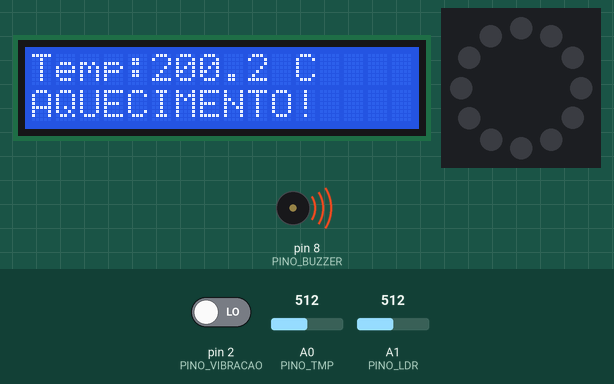
This sketch was run on a simulated Arduino Uno, built with avr-gcc and run on an emulated ATmega328P. On the bench: 16×2 character LCD, 12 RGB LEDs in a ring, first at the top, clockwise, buzzer (waves = sounding). Inputs (shaded band) come from the test bench; at power-on: A0 (PINO_TMP) = 512, pin 2 (PINO_VIBRACAO) LOW, A1 (PINO_LDR) = 512.

Above: at 2.7 s.
2.8 s: A0 (PINO_TMP) set to 276
At 3.4 s:
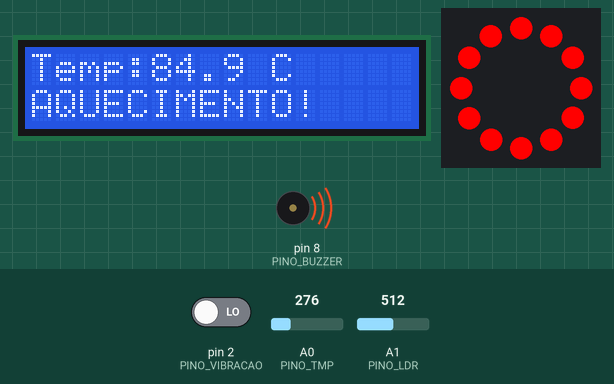
5.0 s: A0 (PINO_TMP) set to 250
At 6.0 s:
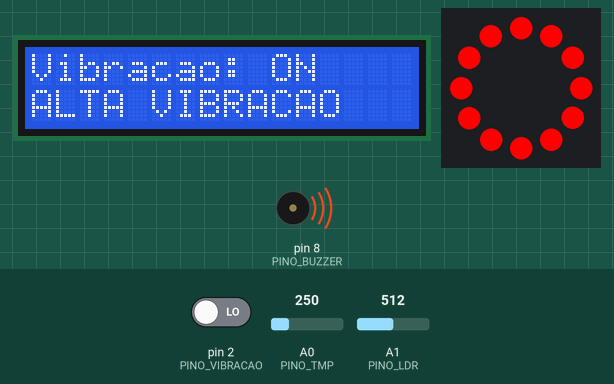
8.0 s: pin 2 (PINO_VIBRACAO) driven HIGH
At 8.8 s:
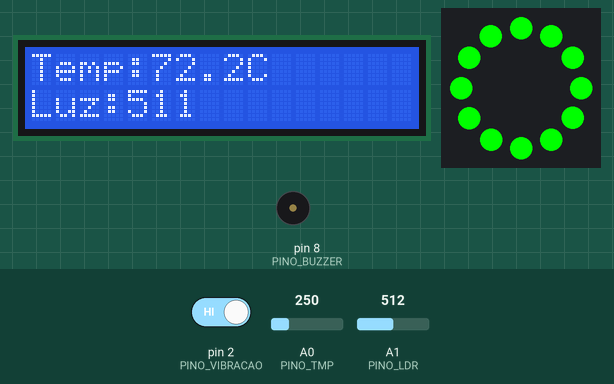
11.0 s: A0 (PINO_TMP) set to 128
At 13.7 s:
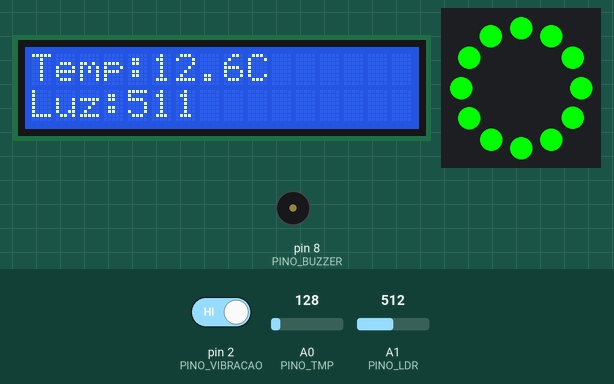
14.0 s: A0 (PINO_TMP) set to 117
At 15.7 s:
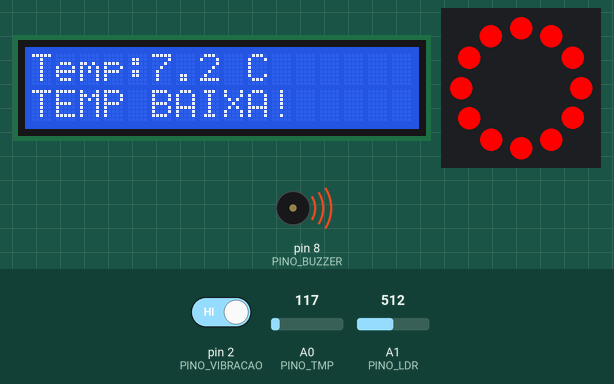
Timing chart, 0 to 17.2 s (numbered marks = the images above; inputs shaded):
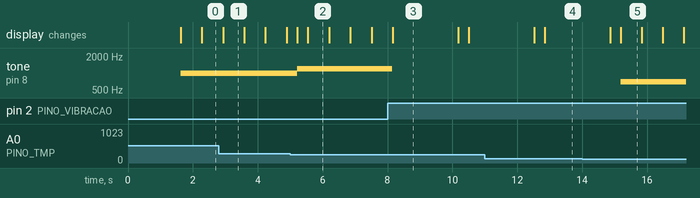

The sketch:

gs_spaceguard_arduino.ino
```cpp
/*
 * GS - SpaceGuard (Arduino)
 * Monitora uma cápsula espacial simulada:
 *   - Sensor de temperatura (TMP36) e de luz (LDR)
 *   - Sensor de vibração
 *   - Alertas: LCD, anel de LEDs NeoPixel (verde = ok, vermelho piscando = alerta) e buzzer
 * Para abrir no Arduino IDE, a pasta e o arquivo .ino precisam ter o mesmo nome.
 */
#include <Wire.h>
#include <Adafruit_LiquidCrystal.h>
#include <Adafruit_NeoPixel.h>

Adafruit_LiquidCrystal lcd(2);

// Mapeamento dos sensores e atuadores conectados ao Arduino.
const int PINO_TMP = A0;
const int PINO_LDR = A1;
const int PINO_VIBRACAO = 2;
const int PINO_NEOPIXEL = 6;
const int PINO_BUZZER = 8;
const int TOTAL_PIXELS = 12;

Adafruit_NeoPixel ring(TOTAL_PIXELS, PINO_NEOPIXEL, NEO_GRB + NEO_KHZ800);

// Controla a animacao de alerta do anel RGB.
bool estadoPisca = false;
unsigned long ultimoTempoPisca = 0;

// Mantem o anel em verde quando o sistema esta operando normalmente.
void anelVerde() {
  for (int i = 0; i < TOTAL_PIXELS; i++) {
    ring.setPixelColor(i, ring.Color(0, 255, 0));
  }
  ring.show();
}

// Faz o anel alternar entre vermelho e apagado durante um alerta.
void anelVermelhoPiscando() {
  unsigned long agora = millis();

  if (agora - ultimoTempoPisca >= 500) {
    ultimoTempoPisca = agora;
    estadoPisca = !estadoPisca;

    for (int i = 0; i < TOTAL_PIXELS; i++) {
      if (estadoPisca) {
        ring.setPixelColor(i, ring.Color(255, 0, 0));
      } else {
        ring.setPixelColor(i, ring.Color(0, 0, 0));
      }
    }

    ring.show();
  }
}

void setup() {
  // Configura os pinos de entrada e saida do circuito.
  pinMode(PINO_VIBRACAO, INPUT);
  pinMode(PINO_BUZZER, OUTPUT);

  // Inicializa o display LCD e o anel NeoPixel.
  lcd.begin(16, 2);
  lcd.setBacklight(HIGH);

  ring.begin();
  ring.show();
  anelVerde();
  noTone(PINO_BUZZER);

  lcd.setCursor(0, 0);
  lcd.print("SpaceGuard");
  lcd.setCursor(0, 1);
  lcd.print("Iniciando...");
  delay(1500);
  lcd.clear();
}

void loop() {
  // Le as informacoes dos sensores a cada ciclo do programa.
  int leituraTmp = analogRead(PINO_TMP);
  // Converte a leitura (0 a 1023) em volts e depois em graus Celsius (fórmula do TMP36)
  float tensao = leituraTmp * (5.0 / 1023.0);
  float temperatura = (tensao - 0.5) * 100.0;

  int luminosidade = 1023 - analogRead(PINO_LDR);
  bool vibracao = digitalRead(PINO_VIBRACAO) == LOW;

  // Se algum valor estiver fora da faixa esperada, o sistema entra em alerta.
  if (temperatura > 80) {
    lcd.clear();
    lcd.setCursor(0, 0);
    lcd.print("Temp:");
    lcd.print(temperatura, 1);
    lcd.print(" C");
    lcd.setCursor(0, 1);
    lcd.print("AQUECIMENTO!");
    anelVermelhoPiscando();
    tone(PINO_BUZZER, 1000);
  }
  else if (temperatura < 10) {
    lcd.clear();
    lcd.setCursor(0, 0);
    lcd.print("Temp:");
    lcd.print(temperatura, 1);
    lcd.print(" C");
    lcd.setCursor(0, 1);
    lcd.print("TEMP BAIXA!");
    anelVermelhoPiscando();
    tone(PINO_BUZZER, 700);
  }
  else if (vibracao) {
    lcd.clear();
    lcd.setCursor(0, 0);
    lcd.print("Vibracao: ON");
    lcd.setCursor(0, 1);
    lcd.print("ALTA VIBRACAO");
    anelVermelhoPiscando();
    tone(PINO_BUZZER, 1200);
  }
  else {
    // Em condicao normal, o sistema volta ao modo de monitoramento continuo.
    estadoPisca = false;
    anelVerde();
    noTone(PINO_BUZZER);

    lcd.clear();
    lcd.setCursor(0, 0);
    lcd.print("Temp:");
    lcd.print(temperatura, 1);
    lcd.print("C");

    lcd.setCursor(0, 1);
    lcd.print("Luz:");
    lcd.print(luminosidade);
    delay(2000);

    lcd.clear();
    lcd.setCursor(0, 0);
    lcd.print("Vibracao:");
    lcd.setCursor(0, 1);
    if (vibracao) {
      lcd.print("Detectada");
    } else {
      lcd.print("Normal");
    }
  }

  delay(300);
}
```

Measured:
- the behaviour switches between 266 and 265 on A0 (PINO_TMP) (found by bisection; images 1 and 2)
- the behaviour switches between 123 and 122 on A0 (PINO_TMP) (found by bisection; images 4 and 5)
- after the input at 2.8 s, the display: changes after 0.13 s (image 1)
- after the input at 5.0 s, tone on pin 8 (PINO_BUZZER): 1000 Hz → 1200 Hz after 0.22 s; the display: first changes after 0.22 s (image 2 shows a later state)
- after the input at 8.0 s, tone on pin 8 (PINO_BUZZER): 1200 Hz → silent after 0.14 s; the display: changes after 0.16 s (image 3)
- after the input at 11.0 s, the display: first differs from a run without the input after 1.8 s (image 4)
- after the input at 14.0 s, tone on pin 8 (PINO_BUZZER): silent → 700 Hz after 1.2 s; the display: first differs from a run without the input after 1.2 s (image 5)
